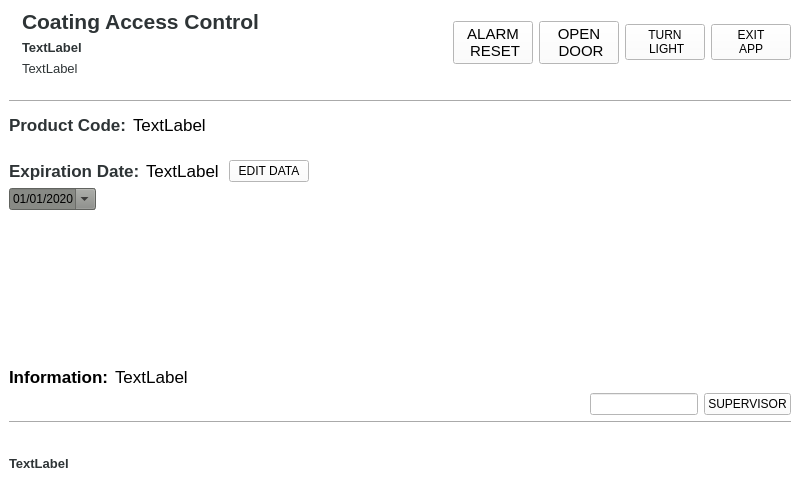
<?xml version="1.0" encoding="UTF-8"?>
<ui version="4.0">
 <class>MainWindow</class>
 <widget class="QMainWindow" name="MainWindow">
  <property name="geometry">
   <rect>
    <x>0</x>
    <y>0</y>
    <width>800</width>
    <height>480</height>
   </rect>
  </property>
  <property name="font">
   <font>
    <pointsize>12</pointsize>
    <weight>75</weight>
    <bold>true</bold>
   </font>
  </property>
  <property name="windowTitle">
   <string>MainWindow</string>
  </property>
  <property name="styleSheet">
   <string notr="true">background-color: white;</string>
  </property>
  <widget class="QWidget" name="centralwidget">
   <layout class="QGridLayout" name="gridLayout">
    <item row="0" column="0" colspan="5">
     <layout class="QHBoxLayout" name="horizontalLayout">
      <item>
       <widget class="QLabel" name="label_8">
        <property name="text">
         <string/>
        </property>
        <property name="pixmap">
         <pixmap resource="projresource.qrc">:/new/prefix1/img/imgControlar.jpg</pixmap>
        </property>
       </widget>
      </item>
      <item>
       <layout class="QVBoxLayout" name="verticalLayout">
        <item>
         <widget class="QLabel" name="label_9">
          <property name="font">
           <font>
            <pointsize>16</pointsize>
            <weight>75</weight>
            <bold>true</bold>
           </font>
          </property>
          <property name="styleSheet">
           <string notr="true">color : rgb(46, 52, 54)</string>
          </property>
          <property name="text">
           <string>Coating Access Control</string>
          </property>
         </widget>
        </item>
        <item>
         <widget class="QLabel" name="lblLineCompanyId">
          <property name="font">
           <font>
            <pointsize>10</pointsize>
            <weight>75</weight>
            <bold>true</bold>
           </font>
          </property>
          <property name="styleSheet">
           <string notr="true">color : rgb(46, 52, 54)</string>
          </property>
          <property name="text">
           <string>TextLabel</string>
          </property>
         </widget>
        </item>
        <item>
         <widget class="QLabel" name="lbldate">
          <property name="font">
           <font>
            <pointsize>10</pointsize>
           </font>
          </property>
          <property name="styleSheet">
           <string notr="true">color : rgb(46, 52, 54)</string>
          </property>
          <property name="text">
           <string>TextLabel</string>
          </property>
         </widget>
        </item>
       </layout>
      </item>
      <item>
       <spacer name="horizontalSpacer">
        <property name="orientation">
         <enum>Qt::Horizontal</enum>
        </property>
        <property name="sizeHint" stdset="0">
         <size>
          <width>118</width>
          <height>62</height>
         </size>
        </property>
       </spacer>
      </item>
      <item>
       <widget class="QPushButton" name="btnAlarmRst">
        <property name="sizePolicy">
         <sizepolicy hsizetype="Fixed" vsizetype="Fixed">
          <horstretch>0</horstretch>
          <verstretch>0</verstretch>
         </sizepolicy>
        </property>
        <property name="font">
         <font>
          <pointsize>11</pointsize>
          <weight>50</weight>
          <bold>false</bold>
          <underline>false</underline>
         </font>
        </property>
        <property name="styleSheet">
         <string notr="true"/>
        </property>
        <property name="text">
         <string>ALARM 
 RESET</string>
        </property>
        <property name="autoDefault">
         <bool>false</bool>
        </property>
       </widget>
      </item>
      <item>
       <widget class="QPushButton" name="btnDoor">
        <property name="sizePolicy">
         <sizepolicy hsizetype="Fixed" vsizetype="Fixed">
          <horstretch>0</horstretch>
          <verstretch>0</verstretch>
         </sizepolicy>
        </property>
        <property name="font">
         <font>
          <pointsize>11</pointsize>
          <weight>50</weight>
          <bold>false</bold>
          <underline>false</underline>
         </font>
        </property>
        <property name="styleSheet">
         <string notr="true"/>
        </property>
        <property name="text">
         <string>OPEN 
 DOOR</string>
        </property>
        <property name="autoDefault">
         <bool>false</bool>
        </property>
       </widget>
      </item>
      <item>
       <widget class="QPushButton" name="btnLight">
        <property name="sizePolicy">
         <sizepolicy hsizetype="Fixed" vsizetype="Fixed">
          <horstretch>0</horstretch>
          <verstretch>0</verstretch>
         </sizepolicy>
        </property>
        <property name="font">
         <font>
          <weight>50</weight>
          <bold>false</bold>
          <underline>false</underline>
         </font>
        </property>
        <property name="text">
         <string>TURN 
 LIGHT</string>
        </property>
       </widget>
      </item>
      <item>
       <widget class="QPushButton" name="btnExit">
        <property name="sizePolicy">
         <sizepolicy hsizetype="Fixed" vsizetype="Fixed">
          <horstretch>0</horstretch>
          <verstretch>0</verstretch>
         </sizepolicy>
        </property>
        <property name="font">
         <font>
          <weight>50</weight>
          <bold>false</bold>
          <underline>false</underline>
         </font>
        </property>
        <property name="text">
         <string>EXIT
APP</string>
        </property>
       </widget>
      </item>
     </layout>
    </item>
    <item row="1" column="3">
     <spacer name="verticalSpacer_6">
      <property name="orientation">
       <enum>Qt::Vertical</enum>
      </property>
      <property name="sizeType">
       <enum>QSizePolicy::Fixed</enum>
      </property>
      <property name="sizeHint" stdset="0">
       <size>
        <width>17</width>
        <height>13</height>
       </size>
      </property>
     </spacer>
    </item>
    <item row="2" column="0" rowspan="3" colspan="5">
     <widget class="Line" name="line_2">
      <property name="orientation">
       <enum>Qt::Horizontal</enum>
      </property>
     </widget>
    </item>
    <item row="3" column="2" rowspan="2">
     <spacer name="verticalSpacer_3">
      <property name="orientation">
       <enum>Qt::Vertical</enum>
      </property>
      <property name="sizeType">
       <enum>QSizePolicy::Fixed</enum>
      </property>
      <property name="sizeHint" stdset="0">
       <size>
        <width>14</width>
        <height>13</height>
       </size>
      </property>
     </spacer>
    </item>
    <item row="4" column="3" rowspan="8">
     <spacer name="horizontalSpacer_6">
      <property name="orientation">
       <enum>Qt::Horizontal</enum>
      </property>
      <property name="sizeHint" stdset="0">
       <size>
        <width>216</width>
        <height>248</height>
       </size>
      </property>
     </spacer>
    </item>
    <item row="5" column="0">
     <layout class="QHBoxLayout" name="horizontalLayout_2">
      <item>
       <widget class="QLabel" name="label">
        <property name="sizePolicy">
         <sizepolicy hsizetype="Fixed" vsizetype="Preferred">
          <horstretch>0</horstretch>
          <verstretch>0</verstretch>
         </sizepolicy>
        </property>
        <property name="font">
         <font>
          <pointsize>13</pointsize>
          <weight>75</weight>
          <bold>true</bold>
         </font>
        </property>
        <property name="styleSheet">
         <string notr="true">color : rgb(46, 52, 54)</string>
        </property>
        <property name="text">
         <string>Product Code:</string>
        </property>
       </widget>
      </item>
      <item>
       <widget class="QLabel" name="lblProdCode">
        <property name="font">
         <font>
          <pointsize>13</pointsize>
         </font>
        </property>
        <property name="styleSheet">
         <string notr="true"/>
        </property>
        <property name="text">
         <string>TextLabel</string>
        </property>
       </widget>
      </item>
     </layout>
    </item>
    <item row="6" column="1">
     <spacer name="verticalSpacer_4">
      <property name="orientation">
       <enum>Qt::Vertical</enum>
      </property>
      <property name="sizeType">
       <enum>QSizePolicy::Fixed</enum>
      </property>
      <property name="sizeHint" stdset="0">
       <size>
        <width>17</width>
        <height>13</height>
       </size>
      </property>
     </spacer>
    </item>
    <item row="7" column="0" colspan="3">
     <layout class="QHBoxLayout" name="horizontalLayout_3">
      <item>
       <widget class="QLabel" name="label_4">
        <property name="sizePolicy">
         <sizepolicy hsizetype="Fixed" vsizetype="Preferred">
          <horstretch>0</horstretch>
          <verstretch>0</verstretch>
         </sizepolicy>
        </property>
        <property name="font">
         <font>
          <pointsize>13</pointsize>
          <weight>75</weight>
          <bold>true</bold>
         </font>
        </property>
        <property name="styleSheet">
         <string notr="true">color : rgb(46, 52, 54)</string>
        </property>
        <property name="text">
         <string>Expiration Date:</string>
        </property>
       </widget>
      </item>
      <item>
       <widget class="QLabel" name="lblExpDate">
        <property name="enabled">
         <bool>true</bool>
        </property>
        <property name="font">
         <font>
          <pointsize>13</pointsize>
         </font>
        </property>
        <property name="text">
         <string>TextLabel</string>
        </property>
       </widget>
      </item>
      <item>
       <widget class="QPushButton" name="btnStoreProd">
        <property name="enabled">
         <bool>true</bool>
        </property>
        <property name="text">
         <string>EDIT DATA</string>
        </property>
       </widget>
      </item>
     </layout>
    </item>
    <item row="8" column="0">
     <widget class="QDateEdit" name="dateEdit">
      <property name="sizePolicy">
       <sizepolicy hsizetype="Fixed" vsizetype="Fixed">
        <horstretch>0</horstretch>
        <verstretch>0</verstretch>
       </sizepolicy>
      </property>
      <property name="palette">
       <palette>
        <active>
         <colorrole role="Button">
          <brush brushstyle="SolidPattern">
           <color alpha="255">
            <red>136</red>
            <green>138</green>
            <blue>133</blue>
           </color>
          </brush>
         </colorrole>
         <colorrole role="Base">
          <brush brushstyle="SolidPattern">
           <color alpha="255">
            <red>136</red>
            <green>138</green>
            <blue>133</blue>
           </color>
          </brush>
         </colorrole>
         <colorrole role="Window">
          <brush brushstyle="SolidPattern">
           <color alpha="255">
            <red>136</red>
            <green>138</green>
            <blue>133</blue>
           </color>
          </brush>
         </colorrole>
        </active>
        <inactive>
         <colorrole role="Button">
          <brush brushstyle="SolidPattern">
           <color alpha="255">
            <red>136</red>
            <green>138</green>
            <blue>133</blue>
           </color>
          </brush>
         </colorrole>
         <colorrole role="Base">
          <brush brushstyle="SolidPattern">
           <color alpha="255">
            <red>136</red>
            <green>138</green>
            <blue>133</blue>
           </color>
          </brush>
         </colorrole>
         <colorrole role="Window">
          <brush brushstyle="SolidPattern">
           <color alpha="255">
            <red>136</red>
            <green>138</green>
            <blue>133</blue>
           </color>
          </brush>
         </colorrole>
        </inactive>
        <disabled>
         <colorrole role="Button">
          <brush brushstyle="SolidPattern">
           <color alpha="255">
            <red>136</red>
            <green>138</green>
            <blue>133</blue>
           </color>
          </brush>
         </colorrole>
         <colorrole role="Base">
          <brush brushstyle="SolidPattern">
           <color alpha="255">
            <red>136</red>
            <green>138</green>
            <blue>133</blue>
           </color>
          </brush>
         </colorrole>
         <colorrole role="Window">
          <brush brushstyle="SolidPattern">
           <color alpha="255">
            <red>136</red>
            <green>138</green>
            <blue>133</blue>
           </color>
          </brush>
         </colorrole>
        </disabled>
       </palette>
      </property>
      <property name="autoFillBackground">
       <bool>false</bool>
      </property>
      <property name="styleSheet">
       <string notr="true">background-color: rgb(136, 138, 133);</string>
      </property>
      <property name="minimumDate">
       <date>
        <year>2020</year>
        <month>1</month>
        <day>1</day>
       </date>
      </property>
      <property name="displayFormat">
       <string>dd/MM/yyyy</string>
      </property>
      <property name="calendarPopup">
       <bool>true</bool>
      </property>
     </widget>
    </item>
    <item row="9" column="0" colspan="3">
     <spacer name="verticalSpacer">
      <property name="orientation">
       <enum>Qt::Vertical</enum>
      </property>
      <property name="sizeType">
       <enum>QSizePolicy::Expanding</enum>
      </property>
      <property name="sizeHint" stdset="0">
       <size>
        <width>300</width>
        <height>19</height>
       </size>
      </property>
     </spacer>
    </item>
    <item row="10" column="0">
     <layout class="QHBoxLayout" name="horizontalLayout_4">
      <item>
       <widget class="QLabel" name="label_6">
        <property name="sizePolicy">
         <sizepolicy hsizetype="Fixed" vsizetype="Preferred">
          <horstretch>0</horstretch>
          <verstretch>0</verstretch>
         </sizepolicy>
        </property>
        <property name="font">
         <font>
          <pointsize>13</pointsize>
          <weight>75</weight>
          <bold>true</bold>
         </font>
        </property>
        <property name="text">
         <string>Information:</string>
        </property>
       </widget>
      </item>
      <item>
       <widget class="QLabel" name="lblInfo">
        <property name="font">
         <font>
          <pointsize>13</pointsize>
         </font>
        </property>
        <property name="text">
         <string>TextLabel</string>
        </property>
       </widget>
      </item>
     </layout>
    </item>
    <item row="11" column="2">
     <spacer name="verticalSpacer_5">
      <property name="orientation">
       <enum>Qt::Vertical</enum>
      </property>
      <property name="sizeType">
       <enum>QSizePolicy::Fixed</enum>
      </property>
      <property name="sizeHint" stdset="0">
       <size>
        <width>14</width>
        <height>13</height>
       </size>
      </property>
     </spacer>
    </item>
    <item row="11" column="4">
     <layout class="QHBoxLayout" name="horizontalLayout_7">
      <item>
       <widget class="QLineEdit" name="lineeditPwdEntry">
        <property name="sizePolicy">
         <sizepolicy hsizetype="Fixed" vsizetype="Fixed">
          <horstretch>0</horstretch>
          <verstretch>0</verstretch>
         </sizepolicy>
        </property>
       </widget>
      </item>
      <item>
       <widget class="QPushButton" name="btnLogin">
        <property name="enabled">
         <bool>true</bool>
        </property>
        <property name="sizePolicy">
         <sizepolicy hsizetype="Fixed" vsizetype="Fixed">
          <horstretch>0</horstretch>
          <verstretch>0</verstretch>
         </sizepolicy>
        </property>
        <property name="text">
         <string>SUPERVISOR</string>
        </property>
       </widget>
      </item>
     </layout>
    </item>
    <item row="12" column="0" colspan="5">
     <widget class="Line" name="line">
      <property name="orientation">
       <enum>Qt::Horizontal</enum>
      </property>
     </widget>
    </item>
    <item row="13" column="0" colspan="5">
     <layout class="QHBoxLayout" name="horizontalLayout_6">
      <item>
       <layout class="QVBoxLayout" name="verticalLayout_2">
        <item>
         <layout class="QHBoxLayout" name="horizontalLayout_5">
          <item>
           <spacer name="horizontalSpacer_3">
            <property name="orientation">
             <enum>Qt::Horizontal</enum>
            </property>
            <property name="sizeType">
             <enum>QSizePolicy::Fixed</enum>
            </property>
            <property name="sizeHint" stdset="0">
             <size>
              <width>10</width>
              <height>20</height>
             </size>
            </property>
           </spacer>
          </item>
          <item>
           <widget class="QLabel" name="l">
            <property name="sizePolicy">
             <sizepolicy hsizetype="Fixed" vsizetype="Fixed">
              <horstretch>0</horstretch>
              <verstretch>0</verstretch>
             </sizepolicy>
            </property>
            <property name="text">
             <string/>
            </property>
            <property name="pixmap">
             <pixmap resource="projresource.qrc">:/new/prefix1/img/imgScannerGreen.png</pixmap>
            </property>
           </widget>
          </item>
          <item>
           <spacer name="horizontalSpacer_4">
            <property name="orientation">
             <enum>Qt::Horizontal</enum>
            </property>
            <property name="sizeType">
             <enum>QSizePolicy::Fixed</enum>
            </property>
            <property name="sizeHint" stdset="0">
             <size>
              <width>10</width>
              <height>20</height>
             </size>
            </property>
           </spacer>
          </item>
         </layout>
        </item>
        <item>
         <widget class="QLabel" name="lblScannerStatus">
          <property name="sizePolicy">
           <sizepolicy hsizetype="Fixed" vsizetype="Fixed">
            <horstretch>0</horstretch>
            <verstretch>0</verstretch>
           </sizepolicy>
          </property>
          <property name="font">
           <font>
            <pointsize>10</pointsize>
            <weight>75</weight>
            <bold>true</bold>
           </font>
          </property>
          <property name="styleSheet">
           <string notr="true">color : rgb(46, 52, 54)</string>
          </property>
          <property name="text">
           <string>TextLabel</string>
          </property>
         </widget>
        </item>
       </layout>
      </item>
      <item>
       <spacer name="horizontalSpacer_2">
        <property name="orientation">
         <enum>Qt::Horizontal</enum>
        </property>
        <property name="sizeHint" stdset="0">
         <size>
          <width>358</width>
          <height>20</height>
         </size>
        </property>
       </spacer>
      </item>
      <item>
       <widget class="QLabel" name="label_7">
        <property name="sizePolicy">
         <sizepolicy hsizetype="Fixed" vsizetype="Fixed">
          <horstretch>0</horstretch>
          <verstretch>0</verstretch>
         </sizepolicy>
        </property>
        <property name="text">
         <string/>
        </property>
        <property name="pixmap">
         <pixmap resource="projresource.qrc">:/new/prefix1/img/imgAS.jpg</pixmap>
        </property>
       </widget>
      </item>
     </layout>
    </item>
   </layout>
  </widget>
 </widget>
 <resources>
  <include location="projresource.qrc"/>
 </resources>
 <connections/>
</ui>
